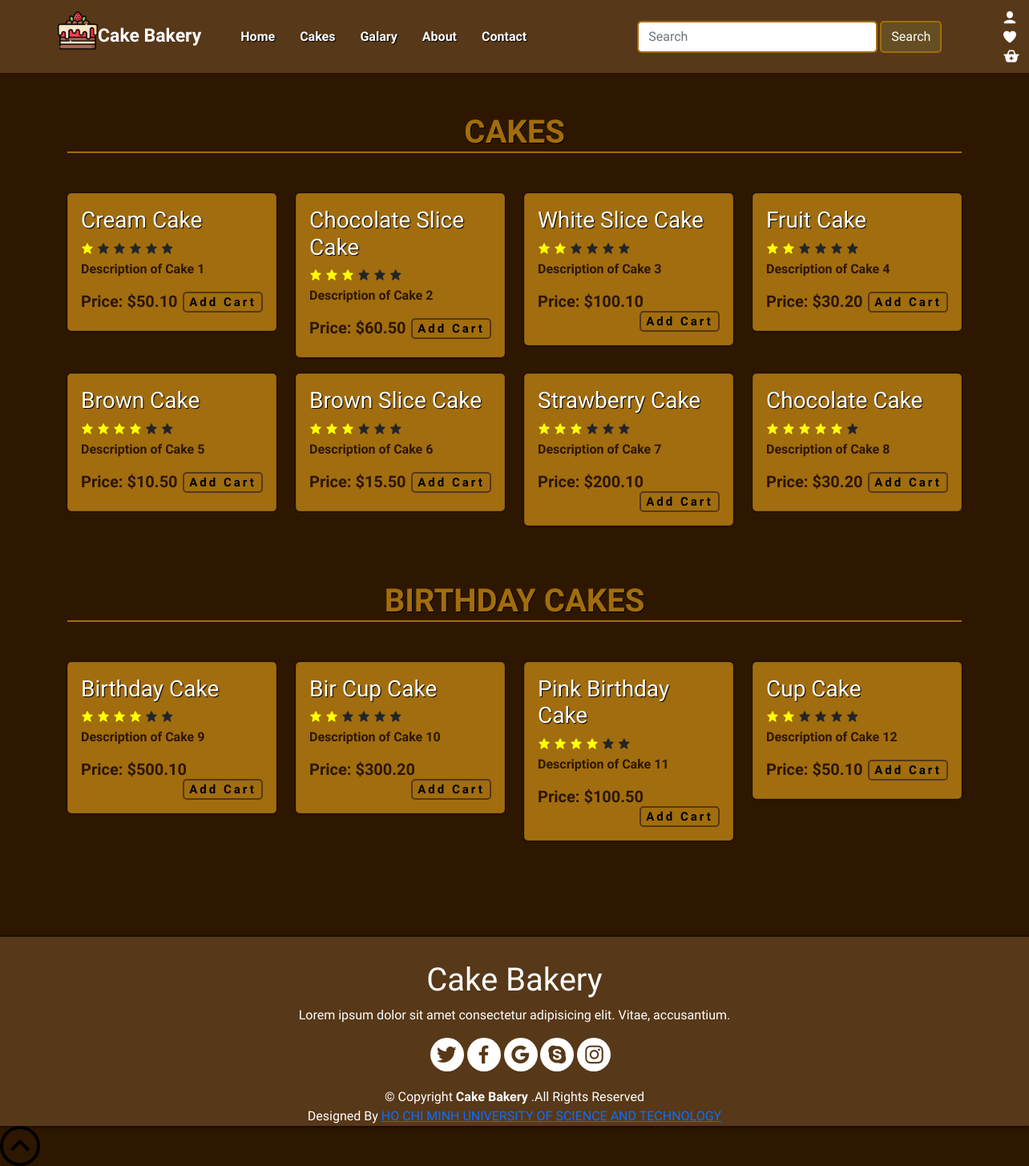
/app/views/cakes.php, run on the app's committed database.
### tables this page shows
create table `product` (
    `id` int not null primary key auto_increment,
    `name` varchar(255) not null,
    `price` decimal(10, 2) not null,
    `description` text not null,
    `image_url` varchar(255) not null,
    `distribution` text not null
);

### app/views/cakes.php (the view, shortened to what this page needs)
<!DOCTYPE html>
<html lang="en">
  <head>
    <link rel="stylesheet" href="cakes.css" />
    <link
      href="https://cdn.jsdelivr.net/npm/bootstrap@5.0.2/dist/css/bootstrap.min.css"
      rel="stylesheet"
    />
    <link
      href="https://unpkg.com/boxicons@2.1.2/css/boxicons.min.css"
      rel="stylesheet"
    />
    <link href="https://unpkg.com/aos@2.3.1/dist/aos.css" rel="stylesheet" />
  </head>
  <body>
    <?php include "template/navbar.php"; ?>
      <?php
        include '../../config/config.php';
        $sql = "SELECT * FROM product WHERE distribution = 'Cakes'";
        $result = $conn->query($sql);
      ?>
      <section id="product-cards" data-aos="fade-up" data-aos-duration="1500">
        <div class="container">
          <h1>CAKES</h1>
          <div class="row" style="margin-top: 50px" data-aos="fade-up" data-aos-duration="1500">
            <?php
              if ($result->num_rows > 0) {
                while($row = $result->fetch_assoc()) {
            ?>
            <div class="col-md-3 py-3 py-md-0" style="margin-bottom: 20px">
              <div class="card">
                <div class="card-body">
                  <h3><?php echo $row['name']; ?></h3>
                  <div class="star">
                    <?php $randomStars = rand(1, 5); for ($i = 5; $i >= 0; $i--): ?>
                      <i class="bx bxs-star <?php echo ($i >= 6 - $randomStars) ? 'checked' : ''; ?>"></i>
                    <?php endfor; ?>
                </div>
                <p><?php echo $row['description']; ?></p>
                <h6>
                  Price: $<?php echo number_format($row['price'], 2); ?> <span><button>Add Cart</button></span>
                </h6>
              </div>
            </div>
          </div>
          <?php
              }
            } else {
              echo "No products found.";
            }
          ?>
        </div>
      </section>
      <?php
        include '../../config/config.php';
        $sql = "SELECT * FROM product WHERE distribution = 'Birthday Cakes'";
        $result = $conn->query($sql);
      ?>
      <section id="product-cards" data-aos="fade-up" data-aos-duration="1500">
        <div class="container">
          <h1>BIRTHDAY CAKES</h1>
            <div class="row" style="margin-top: 50px">
              <?php
                if ($result->num_rows > 0) {
                  while($row = $result->fetch_assoc()) {
                ?>
                <div class="col-md-3 py-3 py-md-0" style="margin-bottom: 20px">
                  <div class="card">
                    <div class="card-body">
                      <h3><?php echo $row['name']; ?></h3>
                      <div class="star">
                        <?php $randomStars = rand(1, 5); for ($i = 5; $i >= 0; $i--): ?>
                          <i class="bx bxs-star <?php echo ($i >= 6 - $randomStars) ? 'checked' : ''; ?>"></i>
                        <?php endfor; ?>
                    </div>
                    <p><?php echo $row['description']; ?></p>
                    <h6>
                      Price: $<?php echo number_format($row['price'], 2); ?> <span><button>Add Cart</button></span>
                    </h6>
                  </div>
                </div>
              </div>
              <?php
                  }
                } else {
                  echo "No products found.";
                }
              ?>
          </div>
        </div>
      </section>
    <?php include "template/footer.php";?>
  </body>
</html>

### app/views/template/navbar.php (shortened to what this page needs)
<div class="all-content">
      <nav class="navbar navbar-expand-md" id="navbar">
        <div class="container-fluid">
          <?php if (!isset($_SESSION['username'])): ?>
            <a class="navbar-brand" href="../../../index.php" id="logo"
              ><img src="../../../image/logo.png" alt="" width="50px" />Cake Bakery</a
          >
          <?php else: ?>
            <a class="navbar-brand" href="../controller/home.php" id="logo"
              ><img src="../../../image/logo.png" alt="" width="50px" />Cake Bakery</a
          >
          <?php endif; ?>
          <div class="collapse navbar-collapse" id="navbarSupportedContent">
            <ul class="navbar-nav">
              <li class="nav-item">
                <?php if (!isset($_SESSION['username'])): ?>
                    <a class="nav-link" href="../../../index.php">Home</a>
                <?php else: ?>
                    <a class="nav-link" href="../controller/home.php">Home</a>
                <?php endif; ?>
              </li>
              <li class="nav-item">
                <a class="nav-link" href="cakes.php">Cakes</a>
              </li>
              <li class="nav-item">
                <a class="nav-link" href="#">Galary</a>
              </li>
              <li class="nav-item">
                <a class="nav-link" href="about.php">About</a>
              </li>
              <li class="nav-item">
                <a class="nav-link" href="contact.php">Contact</a>
              </li>
            </ul>
            <form class="d-flex">
              <input
                class="form-control me-2"
                type="search"
                placeholder="Search"
                aria-label="Search"
              />
              <button class="btn text-white" type="submit">Search</button>
            </form>
          </div>
          <div class="icons">
            <?php
            if (!isset($_SESSION['username'])): ?>
                <a href="../models/login.php"><img src="../../../image/user.png" alt="" width="20px" /></a>
            <?php else: ?>
                <a href="../controller/user.php"><img src="../../../image/user.png" alt="" width="20px" /></a>
            <?php endif; ?>
            <img src="../../../image/heart.png" alt="" width="20px" />
            <img src="../../../image/add.png" alt="" width="24px" />
          </div>
        </div>
      </nav>

### app/views/template/footer.php
<footer id="footer" data-aos="fade-up" data-aos-duration="1500">
        <h1 class="text-center">Cake Bakery</h1>
        <p class="text-center">
          Lorem ipsum dolor sit amet consectetur adipisicing elit. Vitae,
          accusantium.
        </p>
        <div class="icons text-center">
          <i class="bx bxl-twitter"></i>
          <i class="bx bxl-facebook"></i>
          <i class="bx bxl-google"></i>
          <i class="bx bxl-skype"></i>
          <i class="bx bxl-instagram"></i>
        </div>
        <div class="copyright text-center">
          &copy; Copyright <strong>Cake Bakery</strong> .All Rights Reserved
        </div>
        <div class="credite text-center">
          Designed By
          <a href="https://oisp.hcmut.edu.vn/en/"
            ><span>HO CHI MINH UNIVERSITY OF SCIENCE AND TECHNOLOGY</span></a
          >
        </div>
      </footer>
      <a href="#" class="arrow"
        ><i><img src="../../../image/up-arrow.png" alt="" width="50px" /></i
      ></a>
    </div>

### app/views/cakes.css (style rules this page uses)
* { margin: 0; padding: 0; box-sizing: border-box; font-family: "Uchen", serif; }
.all-content { background: #2e1700; }
#navbar { background-color: #573818; padding-left: 60px; font-weight: bold; }
#logo { font-size: 23px; color: white; }
#logo img { margin-bottom: 15px; }
.navbar-nav { margin-left: 10px; }
.nav-item a { color: white; }
.navbar-collapse form input { background-color: white; width: 300px; border-radius: 5px; border: 2px solid rgba(161, 109, 14, 1); margin-left: 130px; }
.navbar-collapse form button { background-color: rgb(101, 78, 35); border-radius: 5px; margin-right: 35px; border: 2px solid rgba(161, 109, 14, 1); margin-left: -5px; }
.nav-link { color: white; font-weight: bold; text-shadow: 1px 1px 1px black; margin-left: 15px; transition: 0.5s ease; }
.icons { margin-left: 30px; margin-right: 15px; }
.icons img { margin-left: 10px; transition: 0.5s ease; cursor: pointer; }
#product-cards h1 { text-align: center; font-weight: bold; margin-top: 50px; color: rgba(161, 109, 14, 1); text-shadow: 1px 1px 1px black; border-bottom: 2px solid rgba(161, 109, 14, 1); }
#product-cards .card { background-color: rgba(161, 109, 14, 1); box-shadow: 0 0 3px black; border-radius: 5px; cursor: pointer; }
#product-cards h3 { color: white; text-shadow: 1px 1px 1px black; }
.star .checked { color: yellow; }
#product-cards p { color: #2e1700; font-weight: bold; }
#product-cards h6 { font-size: 20px; color: #2e1700; font-weight: bold; }
#product-cards h6 span button { width: 100px; height: 26px; font-size: 15px; background: transparent; letter-spacing: 3px; border: 2px solid #573818; border-radius: 5px; float: right; font-weight: bold; transition: 0.5s ease; cursor: pointer; }
#footer { width: 100%; background-color: #573818; box-shadow: 0px 0px 5px black; margin-top: 100px; }
#footer h1 { color: white; padding-top: 30px; }
#footer p { color: white; }
.icons i { background-color: white; color: #573818; border-radius: 50px; padding: 6px; font-size: 30px; transition: 0.5s; cursor: pointer; }
.copyright { color: white; margin-top: 20px; }
.credite { color: white; }
html { scroll-behavior: smooth; }

### data on the page
product: name "Cream Cake", description "Description of Cake 1", price "50.10"
product: name "Chocolate Slice Cake", description "Description of Cake 2", price "60.50"
product: name "White Slice Cake", description "Description of Cake 3", price "100.10"
product: name "Fruit Cake", description "Description of Cake 4", price "30.20"
product: name "Brown Cake", description "Description of Cake 5", price "10.50"
product: name "Brown Slice Cake", description "Description of Cake 6", price "15.50"
product: name "Strawberry Cake", description "Description of Cake 7", price "200.10"
product: name "Chocolate Cake", description "Description of Cake 8", price "30.20"
product: name "Birthday Cake", description "Description of Cake 9", price "500.10"
product: name "Bir Cup Cake", description "Description of Cake 10", price "300.20"
product: name "Pink Birthday Cake", description "Description of Cake 11", price "100.50"
product: name "Cup Cake", description "Description of Cake 12", price "50.10"
